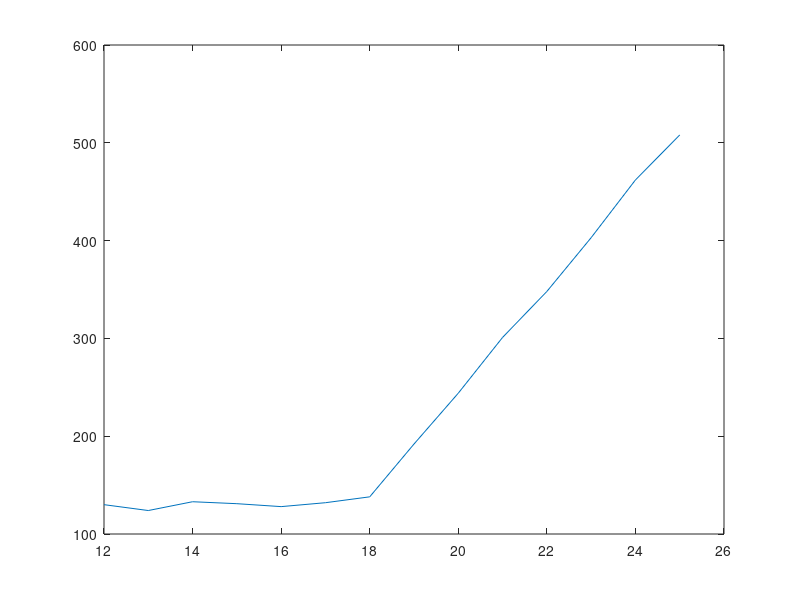

MATLAB code to generate this figure: (Note: this script raises an error after producing the figure.)
E = 20E3;     % eV
lambdaE = 1.241E-6;

lambda = lambdaE/E
disp(lambda/1E-12)

deg = linspace(12, 25, 14);
I = [130 124 133 131 128 132 138 192 244 301 348 403 462 508];

plot(deg, I)

theta = 18/2*pi/180;
d = 200.5E-12;
lambda = 2*d*sin(theta);
E = lambdaE/lambda

disp('Question 7')
relfactor(8)

disp('Question 8')
data = importdata('diameter.dat');
U = data(:, 1);
D_outer = data(:, 2);

lambda_c = 2.426E-12;
lambda = lambda_c.*sqrt(0.511E6/2./U).*relfactor(U.*1E-3)

n = length(U)
phi_mean = 1/n*sum(lambda./D_outer)

s_phi = n/200


disp('Question 9')
s_L = 3;
L = 127;
s_phi = 0.08;
phi = 8.31;
relative = sqrt((s_L/L)^2 + (s_phi/phi)^2)